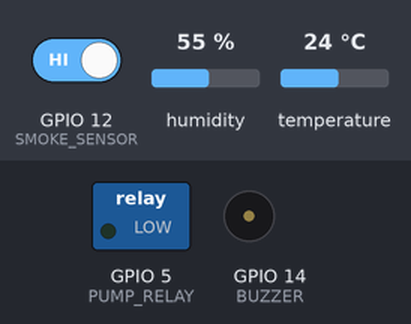
The sketch below on a simulated ESP8266 (NodeMCU). Shown: switched loads named in the sketch (green lamp = pin HIGH), buzzer (waves = sounding, pin HIGH). Wiring (inferred from the names in the program): PCF8574 port expander at I2C address 0x20. The test bench sets the inputs (shaded band); at power-on: GPIO 12 (SMOKE_SENSOR) HIGH, humidity 55 %, temperature 24 °C. WiFi joins after 1.5 s; servers stay silent unless stated.

Above: at 3.0 s.
3.1 s: GPIO 12 (SMOKE_SENSOR) driven LOW
At 4.8 s:
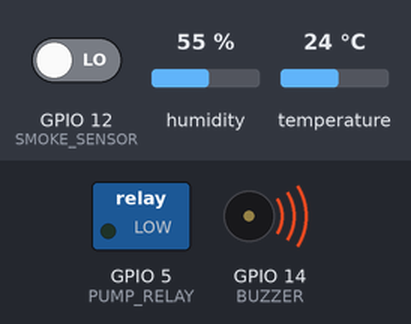
5.3 s: GPIO 12 (SMOKE_SENSOR) driven HIGH
At 6.6 s:
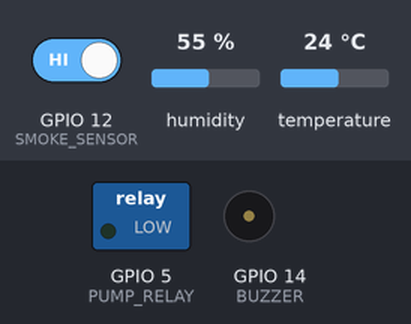
Timing chart, 0 to 8.3 s (numbered marks = the images above; inputs shaded):
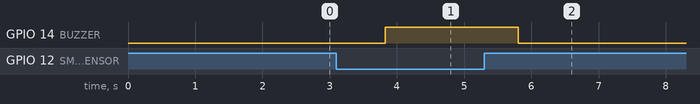

Measured:
- after the input at 3.1 s, GPIO 14 (BUZZER): LOW → HIGH after 0.73 s
- after the input at 5.3 s, GPIO 14 (BUZZER): HIGH → LOW after 0.51 s

The sketch:

sketch_may21a_copy_20260616231806.ino
```cpp
#define BLYNK_TEMPLATE_ID "TMPL2MH9WLR43"
#define BLYNK_TEMPLATE_NAME "Fire Detection System"
#define BLYNK_AUTH_TOKEN "tiMkKVNVP_VMLQVQBQB4EFT1WWMq6MfC"

#include <ESP8266WiFi.h>
#include <BlynkSimpleEsp8266.h>
#include <DHT.h>
#include <Wire.h>

// Wi-Fi Credentials
char ssid[] = "Inf";
char pass[] = "12131213";

// PCF8574 I2C Address
#define PCF8574_ADDR 0x20

// ESP8266 Pin Definitions
#define FLAME_SENSOR  4   // GPIO4 (D2)
#define SMOKE_SENSOR  12  // GPIO12 (D6)
#define BUZZER        14  // GPIO14 (D5)
#define PUMP_RELAY    5   // GPIO5 (D1)
#define DHTPIN        13  // GPIO13 (D7)
#define DHTTYPE       DHT11

// PCF8574 Fan Control Pins
#define FAN_INA 0
#define FAN_INB 1

DHT dht(DHTPIN, DHTTYPE);
BlynkTimer timer;

bool fireDetected    = false;
bool smokeDetected   = false;
bool buzzerSilenced  = false;

void setFan(bool state) {
  Wire.beginTransmission(PCF8574_ADDR);
  if (state) {
    Wire.write((1 << FAN_INA) | (1 << FAN_INB));
  } else {
    Wire.write(0x00);
  }
  Wire.endTransmission();
}

BLYNK_WRITE(V5) {
  int buttonState = param.asInt();
  if (buttonState == 1) {
    buzzerSilenced = true;
    digitalWrite(BUZZER, LOW);
    Blynk.virtualWrite(V6, "⚠️ Buzzer Silenced - Still Monitoring");
  } else {
    buzzerSilenced = false;
  }
}

void sendSensorData() {
  int flame = digitalRead(FLAME_SENSOR);
  int smoke = digitalRead(SMOKE_SENSOR);

  float temp = dht.readTemperature();
  float hum  = dht.readHumidity();

  bool fireDetectedNow  = (flame == LOW);
  bool smokeDetectedNow = (smoke == LOW);

  // Send to Blynk
  Blynk.virtualWrite(V0, temp);
  Blynk.virtualWrite(V1, hum);
  Blynk.virtualWrite(V2, fireDetectedNow ? 1 : 0);
  Blynk.virtualWrite(V3, smokeDetectedNow ? 1 : 0);
  Blynk.virtualWrite(V7, smokeDetectedNow ? 1 : 0);

  // Buzzer Logic
  if (fireDetectedNow || smokeDetectedNow) {
    if (!buzzerSilenced) {
      digitalWrite(BUZZER, HIGH);
    }
  } else {
    digitalWrite(BUZZER, LOW);
    if (buzzerSilenced) {
      buzzerSilenced = false;
      Blynk.virtualWrite(V5, 0);
    }
  }

  // Fan Logic (Smoke only OR Fire + Smoke)
  if (smokeDetectedNow) {
    setFan(true);
  } else {
    setFan(false);
  }

  // Pump Logic (Fire only)
  if (fireDetectedNow) {
    digitalWrite(PUMP_RELAY, HIGH);
    Blynk.virtualWrite(V4, "🔥 FIRE DETECTED - SPRINKLER ON");
    Blynk.virtualWrite(V6, "🔥 FIRE ALARM ACTIVE");

    if (!fireDetected) {
      Blynk.logEvent("fire_alert", "🔥 Fire detected! Sprinkler activated!");
      fireDetected = true;
    }
  } else {
    digitalWrite(PUMP_RELAY, LOW);
    fireDetected = false;

    if (smokeDetectedNow) {
      Blynk.virtualWrite(V4, "💨 SMOKE DETECTED - SPRINKLER OFF");
      Blynk.virtualWrite(V6, "💨 SMOKE ALARM - FAN ON");

      if (!smokeDetected) {
        Blynk.logEvent("smoke_alert", "💨 Smoke detected! Fan activated.");
        smokeDetected = true;
      }
    } else {
      smokeDetected = false;
      Blynk.virtualWrite(V4, "✅ SYSTEM SAFE");
      Blynk.virtualWrite(V6, "✅ System Safe - Monitoring");
    }
  }
}

void setup() {
  Serial.begin(9600);

  Wire.begin(4, 5);

  pinMode(FLAME_SENSOR, INPUT_PULLUP);
  pinMode(SMOKE_SENSOR,  INPUT_PULLUP);
  pinMode(BUZZER,        OUTPUT);
  pinMode(PUMP_RELAY,    OUTPUT);

  digitalWrite(BUZZER,     LOW);
  digitalWrite(PUMP_RELAY, LOW);
  setFan(false);

  dht.begin();
  Blynk.begin(BLYNK_AUTH_TOKEN, ssid, pass);
  timer.setInterval(2000L, sendSensorData);
}

void loop() {
  Blynk.run();
  timer.run();
}
```
